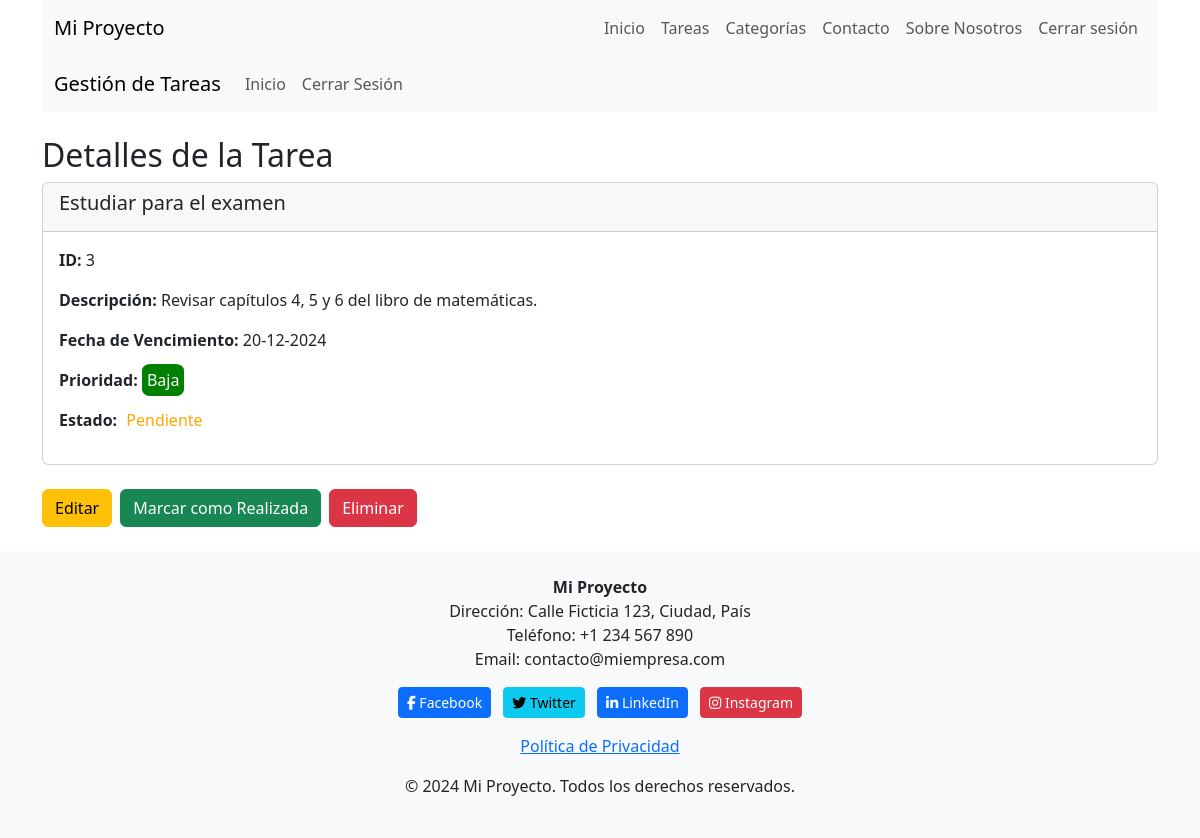
The app's page /views/task_detail.php?id=3 (signed in) with its own data.
### tables this page shows
CREATE TABLE IF NOT EXISTS `tareas` (
    id INT AUTO_INCREMENT PRIMARY KEY,
    nombre VARCHAR(100) NOT NULL,
    descripcion TEXT,
    fecha_vencimiento DATE,
    prioridad INT,
    id_usuario INT,
    id_categoria INT,
    status TINYINT(1) NOT NULL DEFAULT 1,   
    FOREIGN KEY (id_usuario) REFERENCES usuarios(id) ON DELETE CASCADE,
    FOREIGN KEY (id_categoria) REFERENCES categorias(id) ON DELETE CASCADE
);

### models/Model.php (called while the page is built, shortened)
<?php
class Model {
    public function __construct($pdo) {
        $this->db = $pdo;
    }
}
?>

### models/Tarea.php (called while the page is built, shortened)
<?php
require_once 'Model.php';
class Tarea extends Model {
    public function getTareaPorId($id) {
        $stmt = $this->db->prepare("SELECT * FROM tareas WHERE id = ?");
        $stmt->execute([$id]);
        return $stmt->fetch(PDO::FETCH_ASSOC);
    }
}
?>

### views/task_detail.php (the view, shortened to what this page needs)
<?php
require_once '../models/Tarea.php';
require_once '../config/db.php';
$tareaModel = new Tarea($pdo);
$idUsuario = $_SESSION['usuario']['id'];
if (isset($_GET['id'])) {
    $idTarea = $_GET['id'];
    $tarea = $tareaModel->getTareaPorId($idTarea, $idUsuario);
} else {
    header('Location: home.php');
    exit;
}
?>
<!DOCTYPE html>
<html lang="es">
<head>
    <link href="https://cdn.jsdelivr.net/npm/bootstrap@5.3.0-alpha3/dist/css/bootstrap.min.css" rel="stylesheet">
    <link href="../public/css/style.css" rel="stylesheet">
</head>
<body>
    <div class="container">
    <?php include('../views/header.php'); ?>
        <nav class="navbar navbar-expand-lg navbar-light bg-light mb-4">
            <div class="container-fluid">
                <a class="navbar-brand" href="#">Gestión de Tareas</a>
                <div class="collapse navbar-collapse" id="navbarNav">
                    <ul class="navbar-nav">
                        <li class="nav-item">
                            <a class="nav-link" href="../public/home.php">Inicio</a>
                        </li>
                        <li class="nav-item">
                            <a class="nav-link" href="../public/logout.php">Cerrar Sesión</a>
                        </li>
                    </ul>
                </div>
            </div>
        </nav>
        <h2>Detalles de la Tarea</h2>
        <div class="card mb-4">
            <div class="card-header">
                <h5><?php echo htmlspecialchars($tarea['nombre']); ?></h5>
            </div>
            <div class="card-body">
                <p><strong>ID:</strong> <?php echo $tarea['id']; ?></p>
                <p><strong>Descripción:</strong> <?php echo htmlspecialchars($tarea['descripcion']); ?></p>
                <p><strong>Fecha de Vencimiento:</strong>
                    <?php echo date('d-m-Y', strtotime($tarea['fecha_vencimiento'])); ?></p>
                <p><strong>Prioridad:</strong>
                    <?php
                    $prioridad = $tarea['prioridad'];
                    switch ($prioridad) {
                        case 1:
                            echo "<span style='color: white; background-color: green;'>Baja</span>";
                            break;
                    }
                    ?>
                </p>
                <p><strong>Estado:</strong>
                    <?php
                    if ($tarea['status'] == 1) {
                        echo "<span style='color: orange;'>Pendiente</span>";
                    } else {
                        echo "<span style='color: green;'>Completada</span>";
                    }
                    ?>
                </p>
            </div>
        </div>
        <div class="d-flex justify-content-start gap-2">
            <a href="../views/edit_task.php?id=<?php echo $tarea['id']; ?>" class="btn btn-warning">Editar</a>
            <?php if ($tarea['status'] == 1): ?>
                <a href="../views/mark_task_done.php?id=<?php echo $tarea['id']; ?>" class="btn btn-success">Marcar como
                    Realizada</a>
            <?php else: ?>
                <a href="../views/mark_task_pending.php?id=<?php echo $tarea['id']; ?>" class="btn btn-secondary">Marcar
                    como Pendiente</a>
            <?php endif; ?>
            <a href="../views/delete_task.php?id=<?php echo $tarea['id']; ?>" class="btn btn-danger">Eliminar</a>
        </div>
    </div>
    <?php include('../views/footer.php'); ?>
</body>
</html>

### public/css/style.css (style rules this page uses)
html, body { height: 100%; margin: 0; }
body { display: flex; flex-direction: column; }
.container { flex: 1; }
span { width: 20px; padding: 5px; border-radius: 20%; }

### records on screen
tareas: nombre "Estudiar para el examen", id "3", descripcion "Revisar capítulos 4, 5 y 6 del libro de matemáticas.", fecha_vencimiento "20-12-2024"
